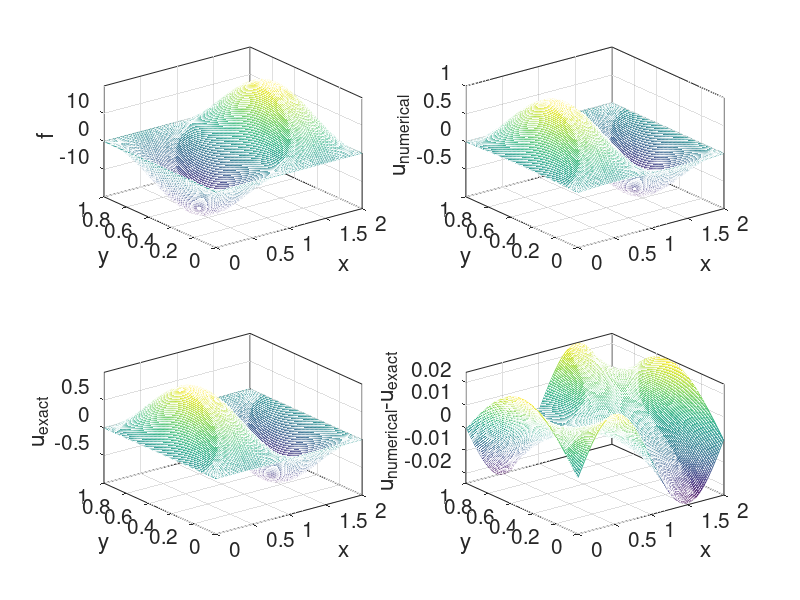

The MATLAB source for this figure:
% Hua-sheng XIE, 2015-05-11 16:23
close all; clear; clc;
icase=1;
if(icase==1)
    f_fun=@(x,y)-2*pi*pi*sin(pi*x).*sin(pi*y);
    u_fun=@(x,y)sin(pi*x).*sin(pi*y); Lx=2.0; Ly=1.0;
else
    f_fun=@(x,y)-2*((1-6*x.^2).*y.^2.*(1-y.^2)+(1-6*y.^2).*x.^2.*(1-x.^2));
    u_fun=@(x,y)-(x.^2-x.^4).*(y.^2-y.^4); Lx=1.0; Ly=1.0;
end
nx=8*128/4; ny=4*64/2; dx=Lx/(nx+1); dy=Ly/(ny+1);
ha=1.0/(dx*dx); hb=1.0/(dy*dy); hc=ha+hb;
[xx,yy]=ndgrid(0:dx:Lx,0:dy:Ly);
ff=f_fun(xx,yy); uu=0.*xx;

rhs=ff(1:nx,1:ny);
II=1:nx; JJ=1:ny;

% adjust the rhs to include boundary terms:
% rhs(:,1) = rhs(:,1) - usoln(Iint,1)/h^2;
% rhs(:,ny) = rhs(:,ny) - usoln(Iint,ny+2)/h^2;
% rhs(1,:) = rhs(1,:) - usoln(1,Jint)/h^2;
% rhs(nx,:) = rhs(nx,:) - usoln(nx+2,Jint)/h^2;

% convert the 2d grid function rhs into a column vector for rhs of system:
F = reshape(rhs,nx*ny,1);

% form matrix A:
I = speye(ny); I2 = speye(nx);
e = ones(nx,1);
D = spdiags([ha*e -2*hc*e ha*e],[-1 0 1],nx,nx);
S = spdiags([hb*e hb*e],[-1 1],ny,ny);
A = (kron(I,D) + kron(S,I2));

if(nx*ny<1000)
 A_ful=full(A); I_ful=full(I); e_ful=full(e); S_ful=full(S); D_ful=full(D);
end
% Solve the linear system:
uvec = A\F;  
uu(II,JJ) = reshape(uvec,nx,ny);


figure('DefaultAxesFontSize',15);
subplot(221); mesh(xx,yy,ff); xlabel('x');  axis tight;
ylabel('y'); zlabel('f'); box on;
subplot(222); mesh(xx,yy,uu); xlabel('x');  axis tight;
ylabel('y'); zlabel('u_{numerical}'); box on;
subplot(223); mesh(xx,yy,u_fun(xx,yy));  axis tight;
xlabel('x'); ylabel('y'); zlabel('u_{exact}'); box on;
subplot(224); mesh(xx,yy,uu-u_fun(xx,yy));  axis tight;
xlabel('x'); ylabel('y'); zlabel('u_{numerical}-u_{exact}'); box on;
